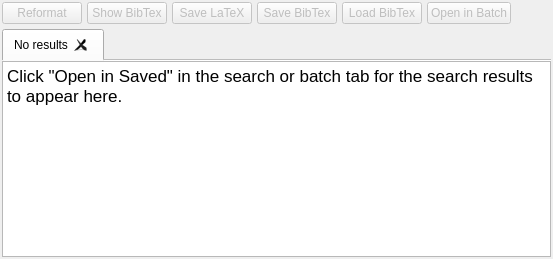
      <widget class="QWidget" name="resultsTab">
       <property name="enabled">
        <bool>true</bool>
       </property>
       <attribute name="title">
        <string>Saved</string>
       </attribute>
       <layout class="QVBoxLayout" name="verticalLayout">
        <property name="spacing">
         <number>5</number>
        </property>
        <property name="leftMargin">
         <number>2</number>
        </property>
        <property name="topMargin">
         <number>2</number>
        </property>
        <property name="rightMargin">
         <number>2</number>
        </property>
        <property name="bottomMargin">
         <number>2</number>
        </property>
        <item>
         <layout class="QHBoxLayout" name="horizontalLayout_13">
          <property name="spacing">
           <number>5</number>
          </property>
          <item>
           <widget class="QPushButton" name="savedReformat">
            <property name="enabled">
             <bool>false</bool>
            </property>
            <property name="sizePolicy">
             <sizepolicy hsizetype="Fixed" vsizetype="Fixed">
              <horstretch>0</horstretch>
              <verstretch>0</verstretch>
             </sizepolicy>
            </property>
            <property name="text">
             <string>Reformat</string>
            </property>
           </widget>
          </item>
          <item>
           <widget class="QPushButton" name="savedShowBibtex">
            <property name="enabled">
             <bool>false</bool>
            </property>
            <property name="sizePolicy">
             <sizepolicy hsizetype="Fixed" vsizetype="Fixed">
              <horstretch>0</horstretch>
              <verstretch>0</verstretch>
             </sizepolicy>
            </property>
            <property name="text">
             <string>Show BibTex</string>
            </property>
           </widget>
          </item>
          <item>
           <widget class="QPushButton" name="saveLatex">
            <property name="enabled">
             <bool>false</bool>
            </property>
            <property name="sizePolicy">
             <sizepolicy hsizetype="Fixed" vsizetype="Fixed">
              <horstretch>0</horstretch>
              <verstretch>0</verstretch>
             </sizepolicy>
            </property>
            <property name="text">
             <string>Save LaTeX</string>
            </property>
           </widget>
          </item>
          <item>
           <widget class="QPushButton" name="saveBibtex">
            <property name="enabled">
             <bool>false</bool>
            </property>
            <property name="sizePolicy">
             <sizepolicy hsizetype="Fixed" vsizetype="Fixed">
              <horstretch>0</horstretch>
              <verstretch>0</verstretch>
             </sizepolicy>
            </property>
            <property name="text">
             <string>Save BibTex</string>
            </property>
           </widget>
          </item>
          <item>
           <widget class="QPushButton" name="loadBibtex">
            <property name="enabled">
             <bool>false</bool>
            </property>
            <property name="sizePolicy">
             <sizepolicy hsizetype="Fixed" vsizetype="Fixed">
              <horstretch>0</horstretch>
              <verstretch>0</verstretch>
             </sizepolicy>
            </property>
            <property name="text">
             <string>Load BibTex</string>
            </property>
           </widget>
          </item>
          <item>
           <widget class="QPushButton" name="openInBatch">
            <property name="enabled">
             <bool>false</bool>
            </property>
            <property name="sizePolicy">
             <sizepolicy hsizetype="Fixed" vsizetype="Fixed">
              <horstretch>0</horstretch>
              <verstretch>0</verstretch>
             </sizepolicy>
            </property>
            <property name="text">
             <string>Open in Batch</string>
            </property>
           </widget>
          </item>
          <item>
           <spacer name="horizontalSpacer_6">
            <property name="orientation">
             <enum>Qt::Horizontal</enum>
            </property>
            <property name="sizeHint" stdset="0">
             <size>
              <width>40</width>
              <height>20</height>
             </size>
            </property>
           </spacer>
          </item>
         </layout>
        </item>
        <item>
         <widget class="QTabWidget" name="resultsTabs">
          <property name="tabPosition">
           <enum>QTabWidget::North</enum>
          </property>
          <property name="tabShape">
           <enum>QTabWidget::Rounded</enum>
          </property>
          <property name="currentIndex">
           <number>0</number>
          </property>
          <property name="documentMode">
           <bool>true</bool>
          </property>
          <property name="tabsClosable">
           <bool>true</bool>
          </property>
          <property name="movable">
           <bool>true</bool>
          </property>
          <property name="tabBarAutoHide">
           <bool>false</bool>
          </property>
          <widget class="QWidget" name="emptyResults">
           <attribute name="title">
            <string>No results</string>
           </attribute>
           <layout class="QHBoxLayout" name="horizontalLayout_3">
            <property name="leftMargin">
             <number>0</number>
            </property>
            <property name="topMargin">
             <number>0</number>
            </property>
            <property name="rightMargin">
             <number>0</number>
            </property>
            <property name="bottomMargin">
             <number>0</number>
            </property>
            <item>
             <widget class="QTextBrowser" name="emptyText">
              <property name="enabled">
               <bool>true</bool>
              </property>
              <property name="undoRedoEnabled">
               <bool>false</bool>
              </property>
              <property name="readOnly">
               <bool>true</bool>
              </property>
              <property name="html">
               <string>&lt;!DOCTYPE HTML PUBLIC &quot;-//W3C//DTD HTML 4.0//EN&quot; &quot;http://www.w3.org/TR/REC-html40/strict.dtd&quot;&gt;
&lt;html&gt;&lt;head&gt;&lt;meta name=&quot;qrichtext&quot; content=&quot;1&quot; /&gt;&lt;style type=&quot;text/css&quot;&gt;
p, li { white-space: pre-wrap; }
&lt;/style&gt;&lt;/head&gt;&lt;body style=&quot; font-family:'.Helvetica Neue DeskInterface'; font-size:13pt; font-weight:400; font-style:normal;&quot;&gt;
&lt;p style=&quot; margin-top:0px; margin-bottom:0px; margin-left:0px; margin-right:0px; -qt-block-indent:0; text-indent:0px;&quot;&gt;Click &amp;quot;Open in Saved&amp;quot; in the search or batch tab for the search results to appear here.&lt;/p&gt;
&lt;p style=&quot;-qt-paragraph-type:empty; margin-top:0px; margin-bottom:0px; margin-left:0px; margin-right:0px; -qt-block-indent:0; text-indent:0px;&quot;&gt;&lt;br /&gt;&lt;/p&gt;&lt;/body&gt;&lt;/html&gt;</string>
              </property>
             </widget>
            </item>
           </layout>
          </widget>
         </widget>
        </item>
       </layout>
      </widget>
